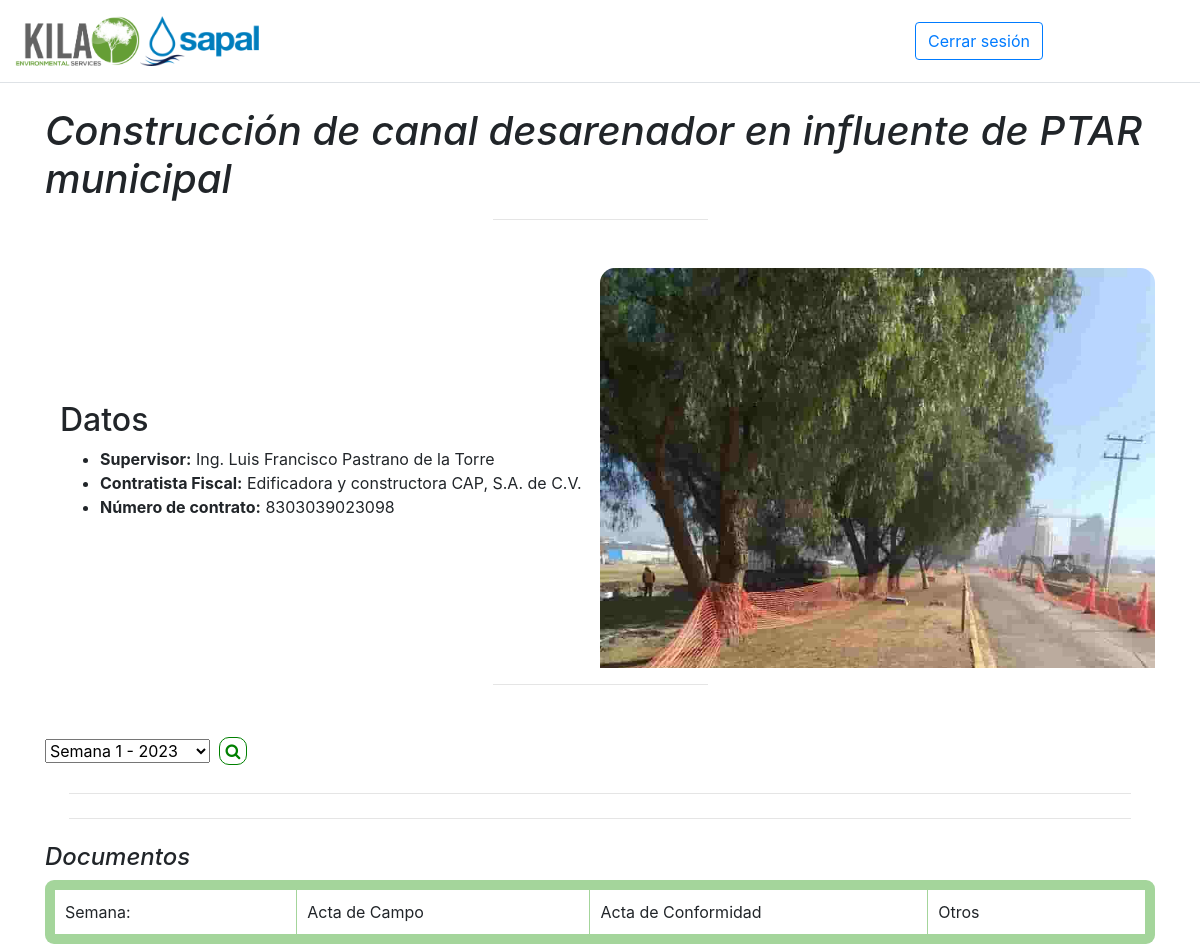
The page /obra/1 (signed in) on the database its author committed.
### home/models.py (models this page shows, shortened)
class Obra(models.Model):
    nombre = models.CharField(max_length=200)
    supervisor=models.CharField(max_length=100)
    contratista_fiscal=models.CharField(max_length=100)
    num_contrato=models.CharField(max_length=50, unique=True)
    imagen = models.ImageField(upload_to=image_upload, null=True)
    semanas=models.ManyToManyField("Semana", related_name="obra_week", blank=True)

### home/views.py (the view)
# urls.py: path("obra/<int:id>", views.individual, name="individual"),
@login_required
def individual(request, id):
    obra=Obra.objects.get(id=id)
    return render(request, "home/individual.html",{
        "Documento":Documento,
        "obra":obra
    })

### templates/home/individual.html (shortened to what this page needs)
{% extends "Kila/layout.html"%}
{% load static%}
{% block head%}
<link rel="stylesheet" href="https://cdnjs.cloudflare.com/ajax/libs/font-awesome/4.7.0/css/font-awesome.min.css">
{%endblock%}
{%block body%}
    <main>
      <h1> <i>{{obra.nombre}}</i> </h1>
      <hr class="col-3 col-md-2 mb-5">
      <div style="display: flex; justify-content: center; align-items: center;">
        <div class="col-md-6" style="display:inline-block; width: 45%;">
        <h2>Datos</h2>
        <ul class=" ">
          <li class=""><strong>Supervisor:</strong>  {{obra.supervisor}}</li>
          <li class=""><strong>Contratista Fiscal:</strong> {{obra.contratista_fiscal}}</li>
          <li class=""><strong>Número de contrato:</strong> {{obra.num_contrato}}</li>
        </ul>
      </div>
      <div style="display: inline-block; float:right; width: 50%; max-height: 400px; overflow: hidden;">
        {% if obra.imagen %}
        <img src="{{obra.imagen.url}}" class="img_obra" alt="Imagen obra">
        {% else %}
        <img src="{% static 'Kila/kila-logo.png' %}" class="img_obra" alt="Imagen obra">
        {%endif%}
        </div>
      </div>
      <hr class="col-3 col-md-2 mb-5">
  <div>
    <select id="week-select" onchange="week_chart()">
        {%for week in obra.semanas.all %}
        <option value="week-{{week.id}}">Semana {{week.num_semana}} - {{week.año}}</option>
        {%endfor%}
    </select>
    <button style="margin: 4px; border-radius:10px; background-color:transparent; border:1.5px green solid" type="button" onclick="week_chart()" id="week_chart_button">
      <i class="fa fa-search" style="color:green"></i></button>
  </div>
      <hr class="m-4">
      <hr class="m-4">
      <h4><i>Documentos</i></h4>
      <div id="border">
        <div id="documents">
        <div>Semana:</div>
        <div>Acta de Campo</div>
        <div>Acta de Conformidad</div>
        <div>Otros</div>
        </div>
      </div>
    </main>
{%endblock%}

### static/Kila/styles.css (style rules this page uses)
.img_obra { float: right; max-height:100%; max-width:100%; border-radius: 15px; height:auto; width:auto; }
#border { background-color: white; border-radius:10px; }
#documents { display: grid; grid-template-columns: auto auto auto auto; gap: 10px; background-color: #3ea62c78; border-radius: 9px; padding: 10px; grid-gap: 1px; }
#documents > div { background-color: white; padding: 10px; }

### rows shown on the page
Obra: nombre "Construcción de canal desarenador en influente de PTAR municipal", supervisor "Ing. Luis Francisco Pastrano de la Torre", contratista_fiscal "Edificadora y constructora CAP, S.A. de C.V.", num_contrato "8303039023098", imagen (picture)
